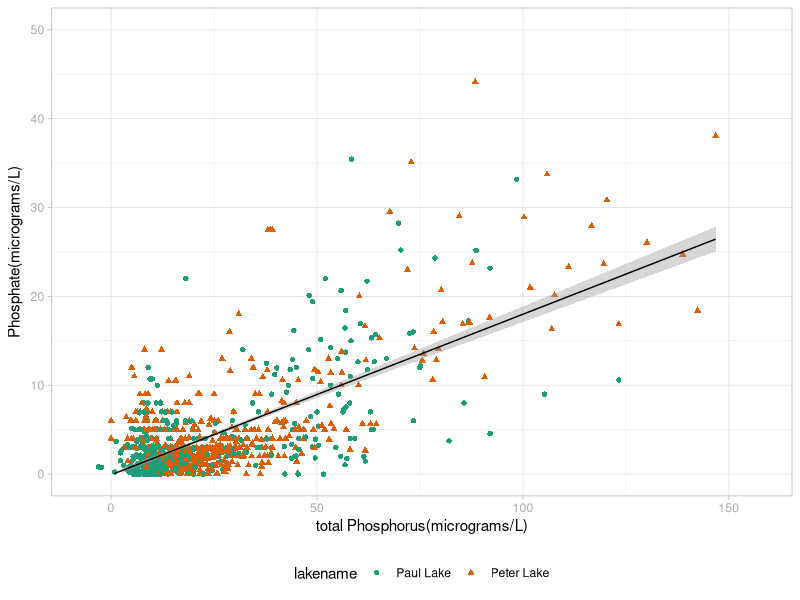
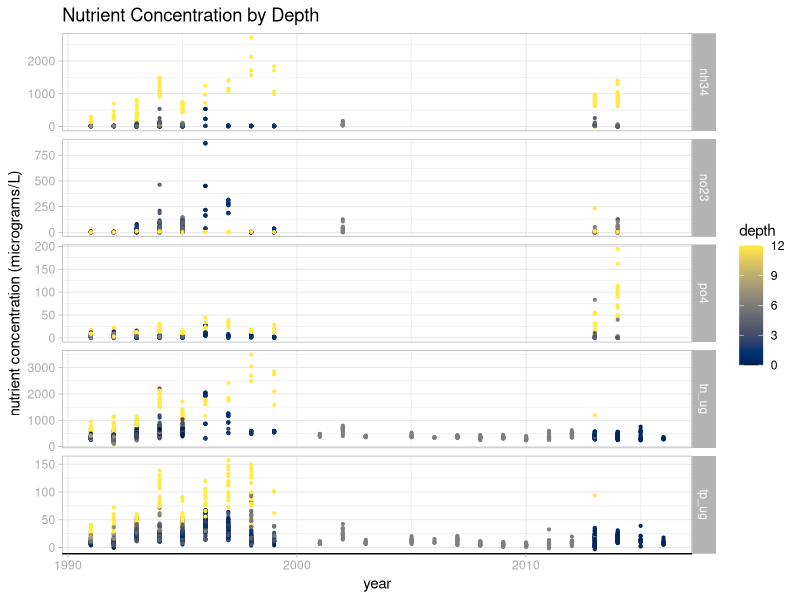
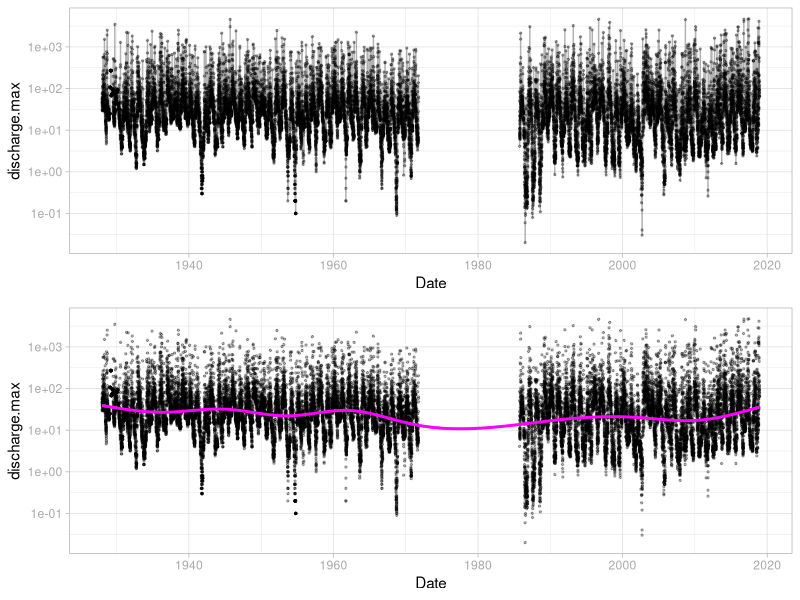
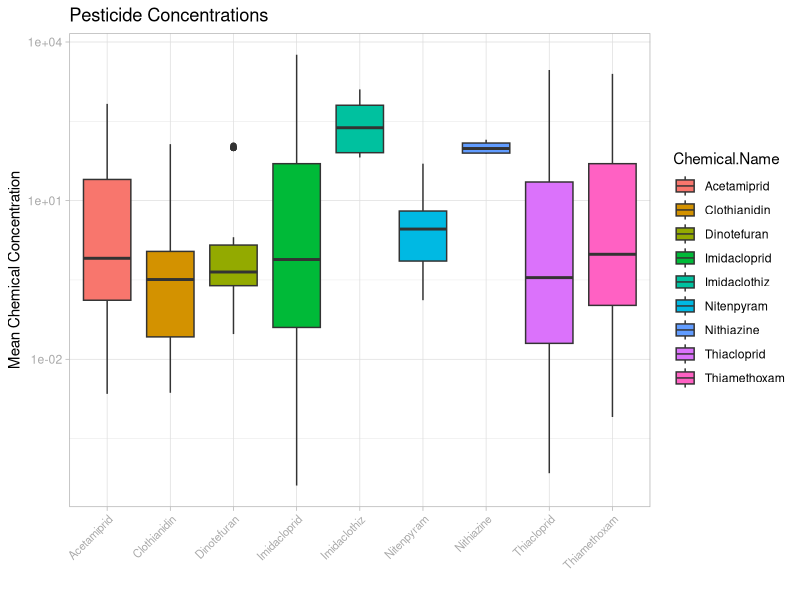

These charts were generated, in order, by the following R code:
## ---- chunk 1

getwd()
library(lubridate)
library(dplyr)
library(ggplot2)
library(tidyverse)
library(tidyr)

#tidy Peter Paul
PeterPaul.chem.nutrients <- read.csv("../Data/Processed/NTL-LTER_Lake_Nutrient_Phys_PeterPaul_Processed.csv")
#View(PeterPaul.chem.nutrients) #23372 rows, 14 col

#gathered Peter Paul
PeterPaul.chem.nut.gathered <-   read.csv("../Data/Processed/NTL-LTER_Lake_Nutrients_PeterPaulGathered_Processed.csv")
#View(PeterPaul.chem.nut.gathered) #7997 rows, 7 col

#USGS stream gauge
USGS.flow.data <- 
read.csv("../Data/Raw/USGS_Site02085000_Flow_Raw.csv")
#View(USGS.flow.data) #33216 rows, 15 col, date is %m/%d/%y

#EPA Neonic
ECOTOX_Neonic <- 
read.csv("../Data/Raw/ECOTOX_Neonicotinoids_Mortality_raw.csv", header = TRUE)
#View(ECOTOX_Neonic) #1283 rows, 13 col

#2
USGS.flow.data$datetime <- as.Date(USGS.flow.data$datetime, format = "%m/%d/%y") 
#turned the dates in 1900s into 2000s
class(USGS.flow.data$datetime) # Date 
colnames(USGS.flow.data) <- c("agency_cd", "site_no", "Date", 
                              "discharge.max", "discharge.max.approval", 
                              "discharge.min", "discharge.min.approval", 
                              "discharge.mean", "discharge.mean.approval", 
                              "gage.height.max", "gage.height.max.approval", 
                              "gage.height.min", "gage.height.min.approval", 
                              "gage.height.mean", "gage.height.mean.approval")

USGS.flow.data$Date <- format(USGS.flow.data$Date, format = "%y%m%d") 
#turning datetime into 6character string 280101 for jan 1, 1928
create.early.dates <- (function(d) {
       paste0(ifelse(d > 181231,"19","20"),d)
       })
USGS.flow.data$Date <- create.early.dates(USGS.flow.data$Date) #long character string
USGS.flow.data$Date <- as.Date(USGS.flow.data$Date, format = "%Y%m%d")
 
class(USGS.flow.data$Date) #Date

## ---- chunk 2
#3
LFMtheme <- theme_light(base_size = 11) + 
theme(axis.text = element_text(color = "dark gray"), legend.position = "right")
theme_set(LFMtheme)

#install.packages("viridis")
#install.packages("colormap")
#install.packages("RColorBrewer")
library(viridis) 
#library(RColorBrewer) 
#library(colormap)
## ---- chunk 3
#4 
PeterPaul.P.PO4 <- ggplot(PeterPaul.chem.nutrients, aes(x = tp_ug, y = po4)) +
geom_point(aes(color = lakename, shape = lakename)) +
geom_smooth(method = lm, size = 0.5, color = "black") +
ylim(0,50) +
xlab(expression("total Phosphorus(micrograms/L)")) +
ylab(expression("Phosphate(micrograms/L)")) +
scale_color_brewer(palette = "Dark2", direction = 1) +
theme(axis.text = element_text(color = "dark gray"), legend.position = "bottom")
print(PeterPaul.P.PO4)
## ---- chunk 4
#5

Peter.lake <- filter(PeterPaul.chem.nut.gathered, lakename == "Peter Lake") 

Peter.nutrient <- ggplot(Peter.lake, aes(x = year4, y = concentration, color = depth)) +
geom_point(aes(), size = 0.75) + 
facet_wrap(vars(nutrient), scales = "free_y", ncol = 1, strip.position = "right") +
scale_colour_viridis(option = "cividis") +
labs(x = "year", y = "nutrient concentration (micrograms/L)", title = "Nutrient Concentration by Depth", size = 10) +
theme(axis.line.x = element_line(color = "black"))
print(Peter.nutrient)

# can't figure out how to change facet wrap labels; levels = c("Ammonium", "Nitrate", "Phosphate", "Total N", "Total P") didn't work
## ---- chunk 5
#6

#discharge.max by datetime w/geom_line

USGS.flow.discharge1 <- 
ggplot(USGS.flow.data, aes(x = Date, y = discharge.max)) +
geom_point(size = 0.5, alpha = 0.3) +
geom_line(alpha = 0.3) +
scale_y_log10()

#discharge.max by datetime w/geom_smooth
USGS.flow.discharge2 <-
ggplot(USGS.flow.data, aes(x = Date, y = discharge.max)) +
geom_point(size = 0.5, alpha = 0.3) +
geom_smooth(color = "magenta") +
scale_y_log10()

#same grid
#install.packages("gridExtra")
library(gridExtra)

grid.arrange(USGS.flow.discharge1, USGS.flow.discharge2, newpage = TRUE)
## ---- chunk 6
#7 
Ecotox.chem.concn <- ggplot(subset(ECOTOX_Neonic, Conc..Units..Std. == "AI mg/L")) +
geom_boxplot(aes(x = Chemical.Name, y = Conc..Mean..Std., fill = Chemical.Name)) +
labs(x = "", y = "Mean Chemical Concentration", title = "Pesticide Concentrations") +
theme(axis.text.x = element_text(angle = 45, hjust = 1, size = 8)) +
scale_y_log10() 
print(Ecotox.chem.concn)

